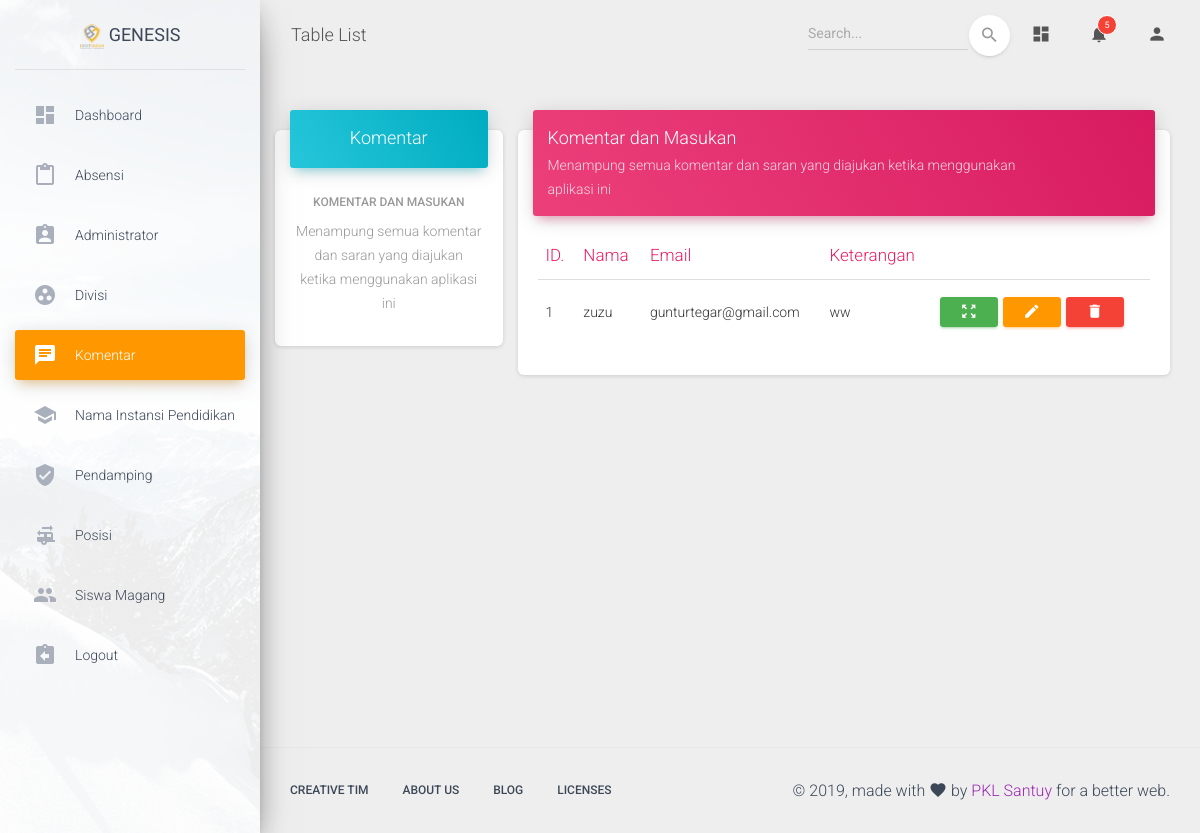
The app's page /index.php/Admin/Komentar, older data.
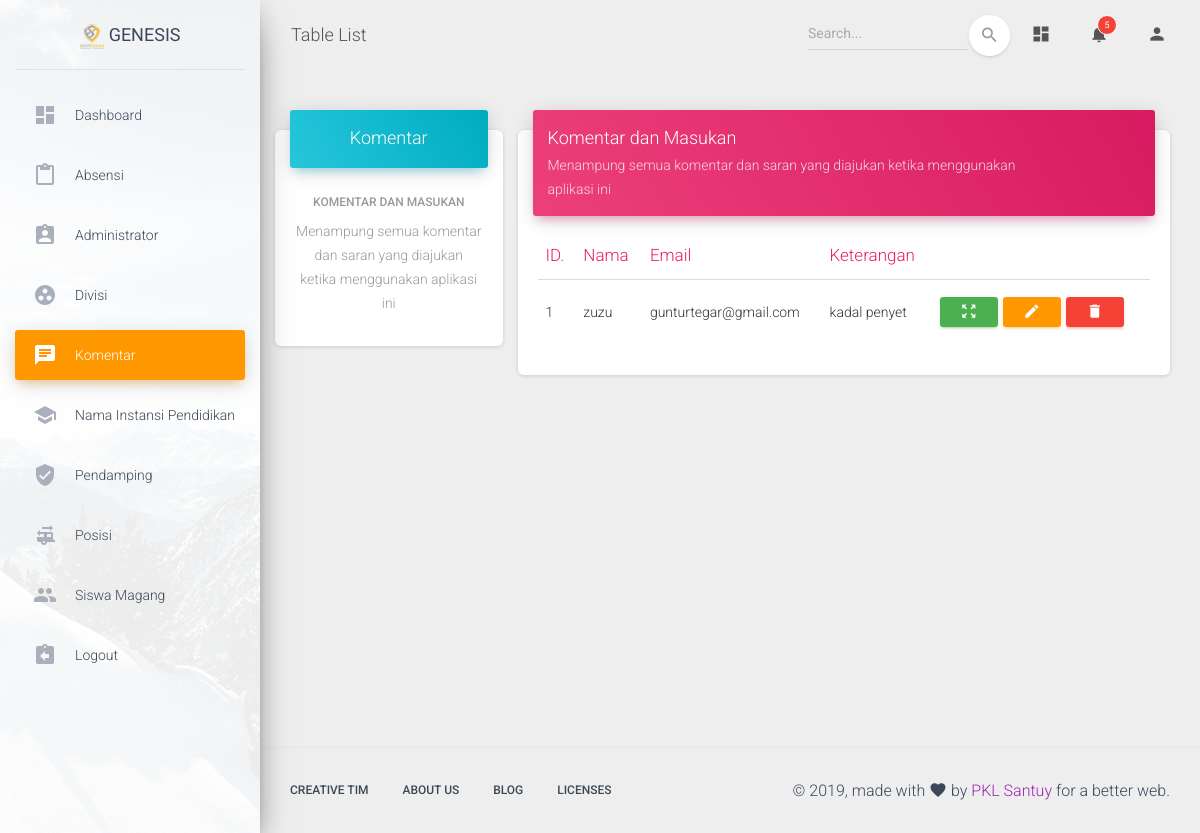
The same page, newer data.
### tables this page shows
CREATE TABLE `komentar` (
  `id_komentar` int(11) NOT NULL,
  `nama` varchar(45) NOT NULL,
  `email` varchar(55) NOT NULL,
  `keterangan` text NOT NULL
);

### application/controllers/Admin/Komentar.php (called while the page is built, shortened)
<?php
class Komentar extends CI_Controller {
	public function __construct()
	{
		$this->load->library('form_validation');
		$this->load->model('KomentarModel');
	}
	public function index()
	{
		$data['data'] = $this->KomentarModel->get();
		$this->load->view('admin/komentar/template/header');
		$this->load->view('admin/komentar/index',$data);
		$this->load->view('admin/komentar/template/footer');
	}
}

### index.php (called while the page is built, shortened)
<?php
require_once BASEPATH.'core/CodeIgniter.php';

### application/models/KomentarModel.php (called while the page is built, shortened)
<?php
class KomentarModel extends CI_Model {
	public function get()
	{
		$this->db->select("komentar.*");
		$this->db->order_by('id_komentar','desc');
		return $this->db->get('komentar')->result();
	}
}

### application/views/admin/komentar/index.php (the view)
<?php $c_name = "Komentar" ?>
      <div class="content">
        <div class="container-fluid">
          <div class="row">
            <div class="col-md-3">
              <div class="row">
                <div class="card card-profile">
                  <a href="<?php echo base_url('Barang/create')?>">
                    <div class="card-header card-header-info">
                      <h4 class="card-title">Komentar</h4>
                    </div>
                  </a>
                  <div class="card-body">
                    <h6 class="card-category text-gray">Komentar dan Masukan</h6>
                    <p class="card-description">
                      Menampung semua komentar dan saran yang diajukan ketika menggunakan aplikasi ini
                    </p>
                  </div>
                </div>
              </div>
            </div>
            <div class="col-md-9">
              <div class="card">
                <div class="card-header card-header-rose">
                  <div class="row">
                    <div class="col-md-10">
                  <h4 class="card-title ">Komentar dan Masukan</h4>
                  <p class="card-category"> Menampung semua komentar dan saran yang diajukan ketika menggunakan aplikasi ini</p>
                </div>
              </div>
            </div>
                <div class="card-body">
                  <div class="table-responsive">
                    <table class="table">
                      <thead class=" text-rose">
                        <th>ID.</th>
                        <th>Nama</th>
                        <th>Email</th>
                        <th>Keterangan</th>
                        <th></th>
                      </thead>
                      <tbody>
                        <?php foreach ($data as $key => $value): ?>
                          <tr>
                            <td><?php echo ++$key; ?></td>
                            <td><?php echo $value->nama ?></td>
                            <td><?php echo $value->email ?></td>
                            <td><?php echo $value->keterangan ?></td>
                            <td>
                              <a class="btn btn-sm btn-success" href="#" rel="tooltip" title="Detail"><i class="material-icons">zoom_out_map</i></a>
                              <a class="btn btn-sm btn-warning" href="<?php echo site_url("Admin/".$c_name."/update/".$value->id_komentar) ?>"  rel="tooltip" title="Edit"><i class="material-icons">edit</i></a>
                              <a href="<?php echo site_url("Admin/".$c_name."/delete/".$value->id_komentar) ?>" onclick="return confirm('Apakah anda yakin?')" class="btn btn-sm btn-danger"  rel="tooltip" title="Hapus"><i class="material-icons">delete</i></a>
                            </td>
                          </tr>
                          <?php endforeach ?>
                      </tbody>
                    </table>
                  </div>
                </div>
              </div>
            </div>
          </div>
        </div>
      </div>

Row changes from the older to the newer data that the page shows:
changed komentar "zuzu": keterangan "ww" → "kadal penyet"
